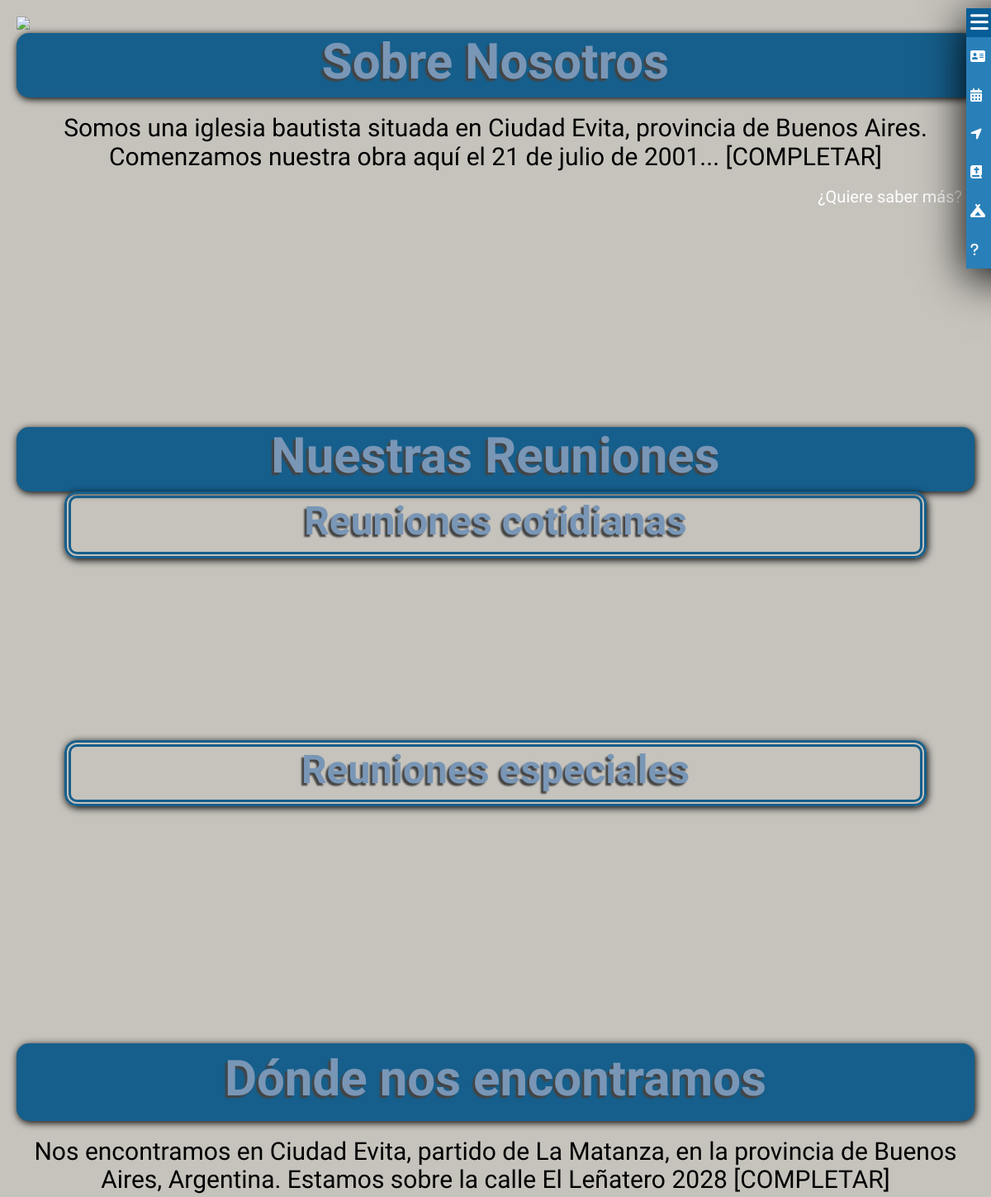
Before: /ibim/ (upper part) with the older database file.
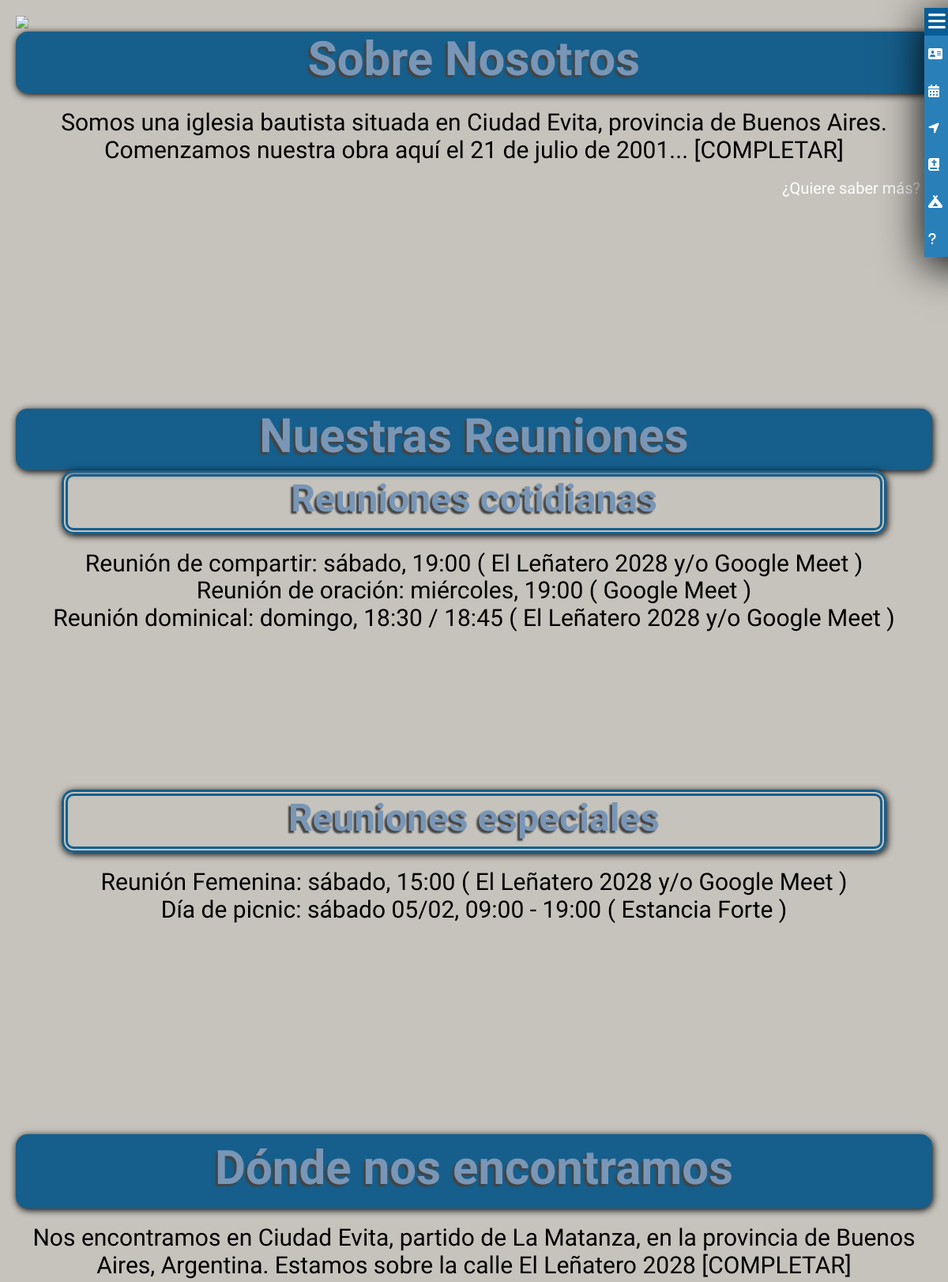
After: the same page with the newer database file.
### pagina_ppal/models.py (models this page shows, shortened)
class reuniones_comunes(models.Model):
    descripcion = models.CharField(max_length=64)
    dia = models.CharField(max_length=64)
    horario = models.CharField(max_length=64)
    lugar = models.CharField(max_length=64)

class reuniones_especiales(models.Model):
    descripcion = models.CharField(max_length=64)
    dia = models.CharField(max_length=64)
    horario = models.CharField(max_length=64)
    lugar = models.CharField(max_length=64)

### pagina_ppal/views.py (the view)
# urls.py: path("", views.index, name="index"),
def index(request):
    return render(request, "ibim/index.html", {
        "comunes": reuniones_comunes.objects.all(),
        "especiales": reuniones_especiales.objects.all()
    })

### pagina_ppal/templates/ibim/index.html (shortened to what this page needs)
{% load static %}
<!DOCTYPE html>
<html>
	{% include 'ibim/head.html' %}
	<body class="padre">
		<header class="div-menues">
			<div class="div-menu-res">
				<nav class="menu-res">
					<div class="boton-contenedor">
						<div class="boton fas fa-bars">
						</div>
					</div>
					<div class="div-menu-res-ul">
						<ul class="menu-res-ul">
							<li><a href="ibim#quienes"><i class="fas fa-address-card"></i> Sobre Nosotros</a></li>
							<br>
							<li><a href="ibim#reuniones"><i class="fas fa-calendar-alt"></i> Nuestras Reuniones</a></li>
							<br>
							<li><a href="ibim#lugar"><i class="fas fa-location-arrow"></i> Dónde nos Encontramos</a></li>
							<br>
							<li><a href="predicaciones"><i class="fas fa-bible"></i> Predicaciones</a></li>
							<br>
							<li><a href="campa/campa contruccion.html" target="_BLANK"><i class="fas fa-campground"></i> Campamentos</a></li>
							<br>
							<li><a href="#"><i class="fas fa-solid fa-question"></i> ¿Cómo ir al cielo?</a></li>
						</ul>
					</div>
				</nav>
			</div>
		</header>
		<article class="cuerpo">
			<img src="{% static 'img/Isotipo.png' %}" id="inicio" class="isotipo">
			<div>
				<h1 class="titulo"> Sobre Nosotros </h1>
				<p> Somos una iglesia bautista situada en Ciudad Evita, provincia de Buenos Aires. Comenzamos nuestra obra aquí el 21 de julio de 2001... [COMPLETAR] </p>
			</div>
			<p id = "invitacion"><a href="{% url 'sobre_nosotros' %}">¿Quiere saber más?</a></p>
			<div class="separador-up"></div>
			<div class="separador-down"></div>
			<div>
				<h2 class="titulo"> Nuestras Reuniones </h2>
				<h3 class="h3-reuniones"> Reuniones cotidianas </h3>
					<ul class="p">
						{% for reunion in comunes %}
							<li>{{ reunion.descripcion }}: {{ reunion.dia }}, {{ reunion.horario }} ( {{ reunion.lugar }} )</li>
						{% endfor %}
					</ul>
				<div class="separador-up"></div>
				<h3 class="h3-reuniones"> Reuniones especiales </h3>
					<ul class="p">
						{% for reunion in especiales %}
							<li>{{ reunion.descripcion }}: {{ reunion.dia }}, {{ reunion.horario }} ( {{ reunion.lugar }} )</li>
						{% endfor %}
					</ul>
			</div>
			<div class="separador-up"></div>
			<div class="separador-down"></div>
			<div>
				<h3 class="titulo"> Dónde nos encontramos </h3>
				<p> Nos encontramos en Ciudad Evita, partido de La Matanza, en la provincia de Buenos Aires, Argentina. Estamos sobre la calle El Leñatero 2028 [COMPLETAR]</p>
				<br> <br>
			</div>
		</article>
	</body>
</html>

### pagina_ppal/templates/ibim/head.html (shortened to what this page needs)
{% load static %}
{% block body %}
    <head>
		<link rel="stylesheet" href="{% static 'css/normalize.css' %}">
		<link rel="stylesheet" href="{% static 'css/estilo.css' %}">
	</head>
{% endblock %}

### pagina_ppal/templates/ibim/footer.html (shortened to what this page needs)
{% load static %}

### pagina_ppal/static/css/estilo.css (style rules this page uses)
* { scroll-behavior: smooth; }
.padre { background-color: #C6C3BC; justify-content: center; --azul1: #165f8c; --azul2: #7996B6; --gris1: #bfbcb8; --gris2: #7996B6; --verde: #038c7f; }
i, .boton { color: #fff; }
.cuerpo { padding: 20px; }
.separador-down { height: 67px; }
.separador-up { height: 200px; }
.titulo { color: #7996B6; background-color: var(--azul1); font-size: 60px; width: 100%; font-family: 'Piazzolla', serif; text-align: center; border-radius: 15px; box-shadow: 1px 2px 10px #000; text-shadow: -3px 3px 2px #444; padding-bottom: 9px; margin: 0; }
p, .p { font-family: 'Sansita Swashed', cursive; text-align: center; margin-left: 15px; margin-right: 15px; margin-top: 20px; font-size: 30px; }
.p { justify-content: center; position: relative; margin-left: auto; margin-right: auto; list-style-type: none; }
#invitacion { font-size: 20px; color: #fff; text-align: end; }
a:link, a:visited { color: #fff; text-decoration: none; }
.div-menu-res { position: absolute; display: none; margin-top: 10px; right: -320px; width: 350px; height: 315px; background-color: #2980b9; position: absolute; z-index: 50; box-shadow: 0px 10px 50px; transition: all 1s; }
.menu-res { position: absolute; width: 100%; height: 100%; display: none; }
.div-menu-res-ul { position: relative; padding-top: 10px; padding-right: 10px; }
.menu-res-ul { list-style: none; position: relative; font-family: 'Piazzolla', serif; background-color: #2980b9; }
.menu-res-ul i { margin-right: 20px; }
.menu-res-ul li { padding: 5px; left: 10px; }
.boton-contenedor { position: relative; font-size: 25px; width: 350px; background-color: #075d97; text-align: left; display: none; }
.boton { padding: 5px; color:#fff; }
@media only screen and (max-width: 1250px) { .div-menu-res, .boton-contenedor { display: block; } }
@media only screen and (max-width: 1250px) { .div-menu-res { position: fixed; } }
@media only screen and (max-width: 1250px) { .menu-res { display: inline; } }
h3 { color: #7996B6; font-size: 3em; width: 100%; font-family: 'Piazzolla', serif; font-weight: 350px; text-align: center; margin: auto; border-radius: 15px; border: 4px double var(--azul1); position: relative; border: 8px double; border-color: var(--azul1); box-shadow: 1px 2px 10px #000; text-shadow: -3px 3px 2px #444; padding-bottom: 9px; }
.h3-reuniones { width: 90%; }

Changed rows visible on the page:
added reuniones_comunes: descripcion "Reunión de compartir", dia "sábado", horario "19:00", lugar "El Leñatero 2028 y/o Google Meet"
added reuniones_comunes: descripcion "Reunión de oración", dia "miércoles", horario "19:00", lugar "Google Meet"
added reuniones_comunes: descripcion "Reunión dominical", dia "domingo", horario "18:30 / 18:45", lugar "El Leñatero 2028 y/o Google Meet"
added reuniones_especiales: descripcion "Reunión Femenina", dia "sábado", horario "15:00", lugar "El Leñatero 2028 y/o Google Meet"
added reuniones_especiales: descripcion "Día de picnic", dia "sábado 05/02", horario "09:00 - 19:00", lugar "Estancia Forte"
